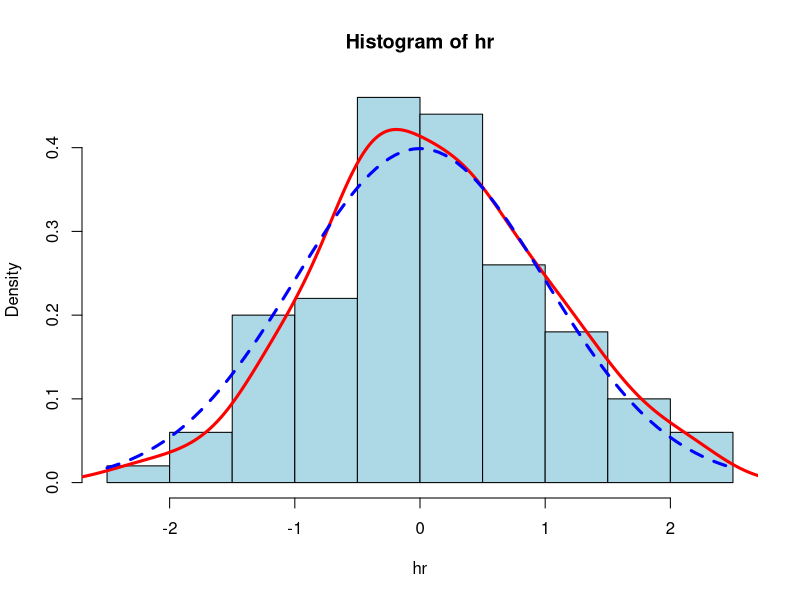
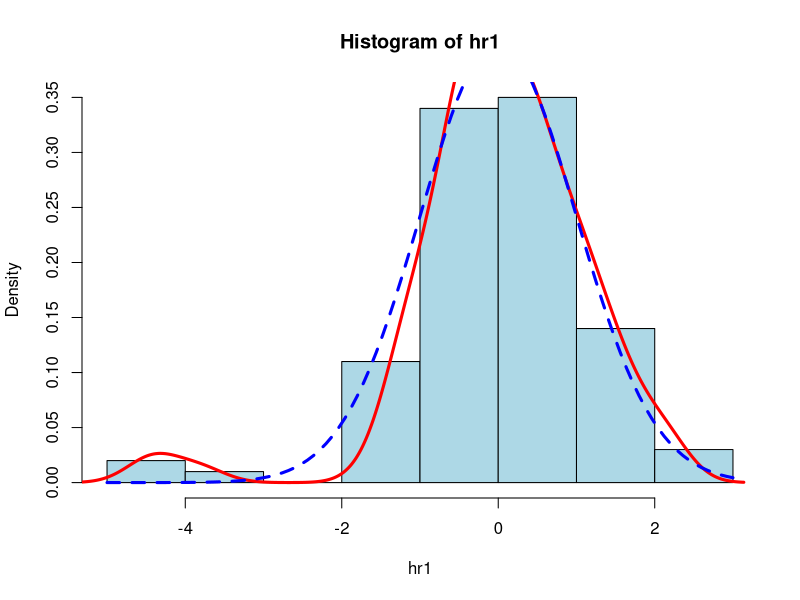

Write the R code that produced these figures, in order.
set.seed(123)
hr<-rnorm(100)
hist(hr,col="lightblue",prob=T)
lines(density(hr), col="red", lwd=3)
curve(dnorm(x),col='blue', lwd=3, lty=2, add=T)

##change number
hr1<-sort(hr)
hr1[1:3]<-c(-4.5,-3.8,-4.3)
hist(hr1,col="lightblue",prob=T)
lines(density(hr1), col="red", lwd=3)
curve(dnorm(x),col='blue', lwd=3, lty=2, add=T)
